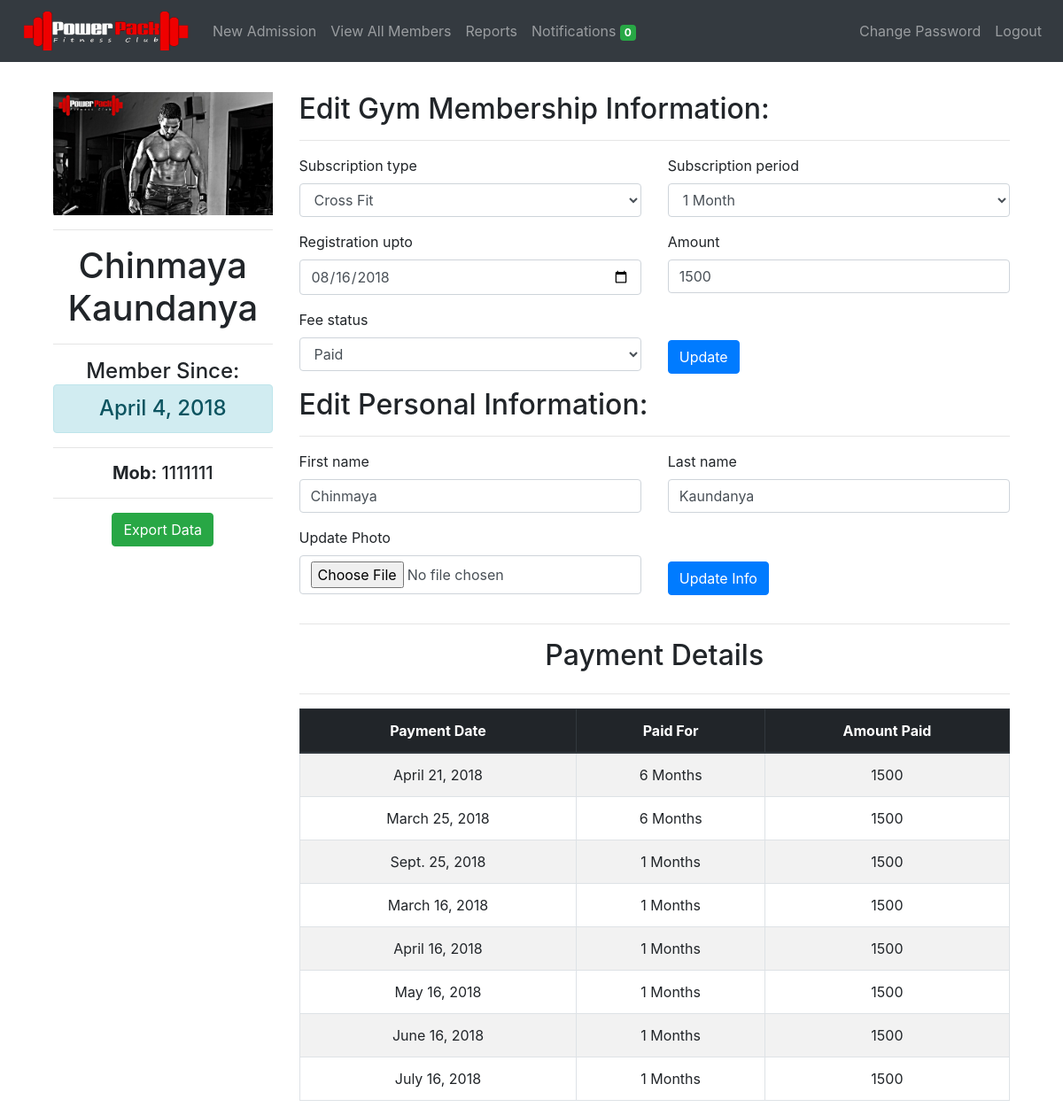
Screenshot of /members/update/5/ (signed in) with the database file from the repository.
### members/models.py (models this page shows, shortened)
class Member(models.Model):
	member_id = models.AutoField(primary_key=True)
	first_name = models.CharField(max_length=50)
	last_name = models.CharField(max_length=50)
	mobile_number = models.CharField(max_length=10, unique=True)
	email = models.EmailField(null=True, blank=True)
	address = models.CharField(max_length=300, blank=True)
	medical_history = models.CharField(max_length=300, blank=True, default='None')
	admitted_on = models.DateField(auto_now_add=True)
	registration_date = models.DateField()
	registration_upto = models.DateField()
	dob = models.DateField(default='dd/mm/yyyy')
	subscription_type  = models.CharField(
									max_length=30,
									choices=SUBSCRIPTION_TYPE_CHOICES,
									default=SUBSCRIPTION_TYPE_CHOICES[0][0])
	subscription_period = models.CharField(
									max_length=30,
									choices=SUBSCRIPTION_PERIOD_CHOICES,
									default=SUBSCRIPTION_PERIOD_CHOICES[0][0])
	amount = models.CharField(max_length=30)
	fee_status = models.CharField(
								max_length=30,
								choices=FEE_STATUS,
								default=FEE_STATUS[0][0])
	batch = models.CharField(
							max_length=30,
							choices=BATCH,
							default=BATCH[0][0])
	photo = models.FileField(upload_to='photos/', blank=True)
	notification = models.IntegerField(default=2, blank=True)

### payments/models.py (models this page shows)
class Payments(models.Model):
    user = models.ForeignKey(Member, on_delete=models.CASCADE)
    payment_date = models.DateField()
    payment_period = models.IntegerField()
    payment_amount = models.IntegerField()

### members/views.py (the view, shortened to what this page needs)
# urls.py: path('update/<int:id>/', login_required(views.update_member), name='update_member'),
def update_member(request, id):
    if request.method == 'POST' and request.POST.get('export'):
        return export_all(Member.objects.filter(pk=id))
    if request.method == 'POST' and request.POST.get('gym_membership'):
        object = Member.objects.get(pk=id)
        object.registration_date =  request.POST.get('registration_date')
        day = parser.parse(request.POST.get('registration_date')).day
        last_day = parser.parse(str(object.registration_upto)).day
        month = parser.parse(request.POST.get('registration_date')).month
        last_month = parser.parse(str(object.registration_upto)).month
        if (day != last_day and month == last_month) or (request.POST.get('fee_status') == 'pending'):
            object.registration_date =  parser.parse(request.POST.get('registration_date')) - delta.relativedelta(months=1)
            object.registration_upto =  parser.parse(request.POST.get('registration_date'))
            object.fee_status = request.POST.get('fee_status')
            object.amount = request.POST.get('amount')
            object.save()
        else:
            object.registration_upto =  parser.parse(request.POST.get('registration_date')) + delta.relativedelta(months=int(request.POST.get('subscription_period')))
            object.subscription_type =  request.POST.get('subscription_type')
            object.subscription_period =  request.POST.get('subscription_period')
            object.fee_status = request.POST.get('fee_status')
            object.amount =  request.POST.get('amount')
            object.notification =  2
            object.save()
            if object.fee_status == 'paid':
                check = Payments.objects.filter(
                    payment_date=object.registration_date,
                    user__pk=object.pk).count()
                if check == 0:
                    payments = Payments(
                                        user=object,
                                        payment_date=object.registration_date,
                                        payment_period=object.subscription_period,
                                        payment_amount=object.amount)
                    payments.save()
        user = Member.objects.get(pk=id)
        gym_form = UpdateMemberGymForm(initial={
                                'registration_date': user.registration_upto,
                                'registration_upto': user.registration_upto,
                                'subscription_type': user.subscription_type,
                                'subscription_period': user.subscription_period,
                                'amount': user.amount,
                                'fee_status': user.fee_status,
                                })
        info_form = UpdateMemberInfoForm(initial={
                                'first_name': user.first_name,
                                'last_name': user.last_name,
                                })
        try:
            payments = Payments.objects.filter(user=user)
        except Payments.DoesNotExist:
            payments = 'No Records'
        run_notifier()      # Update notification count
        return render(request,
            'update.html',
            {
                'payments': payments,
                'gym_form': gym_form,
                'info_form': info_form,
                'user': user,
                'updated': 'Record Updated Successfully',
                'subs_end_today_count': get_notification_count(),
            })
    else:
        user = Member.objects.get(pk=id)
        if len(Payments.objects.filter(user=user)) > 0:
            payments = Payments.objects.filter(user=user)
        else:
            payments = 'No Records'
        gym_form = UpdateMemberGymForm(initial={
                                'registration_date': user.registration_upto,
                                'registration_upto': user.registration_upto,
                                'subscription_type': user.subscription_type,
                                'subscription_period': user.subscription_period,
                                'amount': user.amount,
                                'fee_status': user.fee_status,
                                })
        info_form = UpdateMemberInfoForm(initial={
                                'first_name': user.first_name,
                                'last_name': user.last_name,
                                })
    return render(request,
                    'update.html',
                    {
                        'payments': payments,
                        'gym_form': gym_form,
                        'info_form': info_form,
                        'user': user,
                        'subs_end_today_count': get_notification_count(),
                    }
                )

### members/models.py
class UpdateMemberGymForm(forms.Form):
	registration_date = forms.DateField(widget=forms.DateInput(attrs={'type': 'date'}))
	registration_upto = forms.DateField(widget=forms.DateInput(attrs={'type': 'date'}))
	subscription_type  = forms.ChoiceField(choices=SUBSCRIPTION_TYPE_CHOICES)
	subscription_period = forms.ChoiceField(choices=SUBSCRIPTION_PERIOD_CHOICES)
	fee_status = forms.ChoiceField(choices=FEE_STATUS)
	amount = forms.IntegerField()

class UpdateMemberInfoForm(forms.Form):
	first_name = forms.CharField(max_length=50)
	last_name = forms.CharField(max_length=50)
	photo = forms.FileField(label='Update Photo', required=False)

### members/templatetags/tags.py (called while the page is built)
@register.filter(name='add_css')
def add_css(field, css):
    return field.as_widget(attrs={"class": css})

### notifications/config.py (called while the page is built)
def get_notification_count():
    NOTIF_COUNT = Member.objects.filter(
        registration_upto__gte=datetime.datetime.now(),
        registration_upto__lte=datetime.date.today() + datetime.timedelta(days=2),
        notification=1).count()
    return NOTIF_COUNT

### members/templates/update.html (shortened to what this page needs)
{% extends 'base.html' %}
{% load tags %}
{% block content %}
    <div class="container" style="margin-top: 3%">
      <div class="row">
        <div class="col-md-3">
          {% if user.photo %}
          <img src="{{ user.photo.url }}" class="img-fluid">
          {% else %}
          <img src="/media/default.jpg" class="img-fluid">
          {% endif %}
          <hr>
          <h1 class="text-center">{{ user.first_name }} {{ user.last_name }}</h1>
          <hr>
          <h4 class="text-center">Member Since:<div class="alert alert-info">{{ user.admitted_on }}</div></h4>
          <hr>
          <h5 class="text-center"><strong>Mob:</strong> {{ user.mobile_number }}</h5>
          <hr>
          <form method="POST" action="{% url 'update_member' user.member_id %}">
            <div class="form-group text-center">
              <input type="submit" class="btn btn-success" name="export" value="Export Data" />
            </div>
          </form>
        </div>
        <div class="col">
          <h2>Edit Gym Membership Information:</h2>
          <hr>
          <form method="POST" action="{% url 'update_member' user.member_id %}" style="margin-top: 2%" enctype="multipart/form-data">
              <div class="row">
                  <div class="form-group col-lg-6 col-md-6 col-sm-12 col-xs-12">
                    <label for="subscription_type">{{ gym_form.subscription_type.label }}</label>
                    {{ gym_form.subscription_type | add_css:"form-control" }}
                  </div>
                  <div class="form-group col-lg-6 col-md-6 col-sm-12 col-xs-12">
                    <label for="subscription_period">{{ gym_form.subscription_period.label }}</label>
                    {{ gym_form.subscription_period | add_css:"form-control" }}
                  </div>
              </div>
              <div class="row">
                <div class="form-group col-lg-6 col-md-6 col-sm-12 col-xs-12">
                  <label for="registration_upto">{{ gym_form.registration_upto.label }}</label>
                  {{ gym_form.registration_date | add_css:"form-control" }}
                </div>
                <div class="form-group col-lg-6 col-md-6 col-sm-12 col-xs-12">
                  <label for="amount">{{ gym_form.amount.label }}</label>
                  {{ gym_form.amount | add_css:"form-control" }}
                </div>
              </div>
              <div class="row">
                <div class="form-group col-lg-6 col-md-6 col-sm-12 col-xs-12">
                  <label for="photo">{{ gym_form.fee_status.label }}</label>
                  {{ gym_form.fee_status | add_css:"form-control" }}
                </div>
                <div class="form-group col-lg-6 col-md-6 col-sm-12 col-xs-12">
                  <input type="submit" class="btn btn-primary" name="gym_membership" value="Update" style="margin-top: 9%;" />
                </div>
              </div>
            </form>
            <h2>Edit Personal Information:</h2>
            <hr>
            <form method="POST" action="{% url 'update_member' user.member_id %}" style="margin-top: 2%" enctype="multipart/form-data">
              <div class="row">
                <div class="form-group col">
                  <label for="first_name">{{ info_form.first_name.label }}</label>
                    {{ info_form.first_name | add_css:"form-control" }}
                </div>
                <div class="form-group col">
                  <label for="last_name">{{ info_form.last_name.label }}</label>
                    {{ info_form.last_name | add_css:"form-control" }}
                </div>
              </div>
              <div class="row">
                <div class="form-group col-lg-6 col-md-6 col-sm-12 col-xs-12">
                  <label for="photo">{{ info_form.photo.label }}</label>
                  {{ info_form.photo | add_css:"form-control" }}
                </div>
                <div class="form-group col-lg-6 col-md-6 col-sm-12 col-xs-12">
                  <input type="submit" class="btn btn-primary" name="info" value="Update Info" style="margin-top: 10%;" />
                </div>
              </div>
            </form>
            <hr>
            <div class="row text-center">
              <div class="col"><h2>Payment Details</h2></div>
            </div>
            <hr>
            {% if payments != 'No Records' %}
            <table class="table table-striped table-bordered">
              <thead class="text-center thead-dark">
                <tr>
                  <th scope="col">Payment Date</th>
                  <th scope="col">Paid For</th>
                  <th scope="col">Amount Paid</th>
                </tr>
              </thead>
              <tbody class="text-center">
                {% for pays in payments %}
                  <tr>
                    <td>{{ pays.payment_date }}</td>
                    <td>{{ pays.payment_period }} Months</td>
                    <td>{{ pays.payment_amount }}</td>
                  </tr>
                {% endfor %}
              </tbody>
            </table>
          {% else %}
          <div class="row text-center">
            <div class="alert alert-warning col"> <strong>{{ payments }}</strong> </div>
          </div>
          {% endif %}
        </div>
      </div>
    </div>
{% endblock %}

### rows the page displays
Member: photo (picture), first_name "Chinmaya", last_name "Kaundanya", admitted_on "April 4, 2018", mobile_number "1111111", subscription_type "Cross Fit", subscription_period "1 Month", registration_date "08/16/2018", amount "1500", fee_status "Paid"
Payments: payment_date "April 21, 2018", payment_period "6", payment_amount "1500"
Payments: payment_date "March 25, 2018", payment_period "6", payment_amount "1500"
Payments: payment_date "Sept. 25, 2018", payment_period "1", payment_amount "1500"
Payments: payment_date "March 16, 2018", payment_period "1", payment_amount "1500"
Payments: payment_date "April 16, 2018", payment_period "1", payment_amount "1500"
Payments: payment_date "May 16, 2018", payment_period "1", payment_amount "1500"
Payments: payment_date "June 16, 2018", payment_period "1", payment_amount "1500"
Payments: payment_date "July 16, 2018", payment_period "1", payment_amount "1500"

### other values shown
{{ subs_end_today_count }} "0"
{{ gym_form.subscription_type.label }} "Subscription type"
{{ gym_form.subscription_period.label }} "Subscription period"
{{ gym_form.registration_upto.label }} "Registration upto"
{{ gym_form.amount.label }} "Amount"
{{ gym_form.fee_status.label }} "Fee status"
{{ info_form.first_name.label }} "First name"
{{ info_form.last_name.label }} "Last name"
{{ info_form.photo.label }} "Update Photo"
